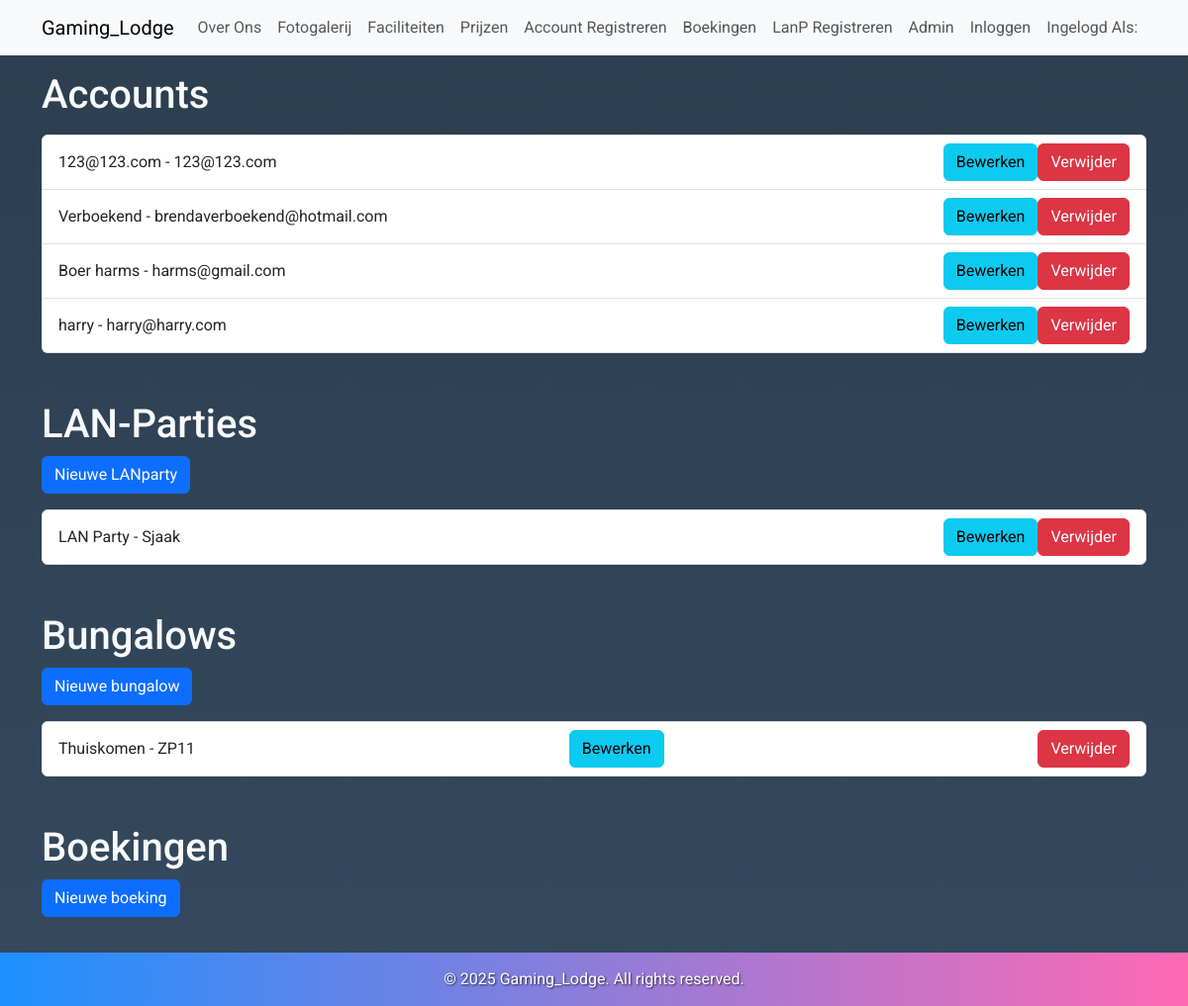
The page /admin on the database its author committed.
### dbmodel.py (models this page shows, shortened)
class KlantTabel(db.Model, UserMixin):
    id = db.Column(db.Integer, primary_key=True)
    username = db.Column(db.String(80), nullable=False)
    email = db.Column(db.String(120), nullable=False)
    password = db.Column(db.String(120), nullable=False)

class LanTabel(db.Model):
    id = db.Column(db.Integer, primary_key=True)
    lannaam = db.Column(db.String(80), nullable=False)
    organisator = db.Column(db.String(80), nullable=False)
    email = db.Column(db.String(120), nullable=False)
    datum = db.Column(db.String(20), nullable=False)
    aantalstoelen = db.Column(db.Integer, nullable=False)
    opmerking = db.Column(db.String(120))

class BungalowTabel(db.Model):
    id = db.Column(db.Integer, primary_key=True)
    bnaam = db.Column(db.String(80), nullable=False)
    adrescode = db.Column(db.String(80), nullable=False)

### routes.py (the view)
@app.route('/admin', methods=['GET', 'POST', 'DELETE'])
def klanten():
    users = KlantTabel.query.all()
    parties = LanTabel.query.all()
    boekingen = BoekingTabel.query.all()
    bungalows = BungalowTabel.query.all()
    print(boekingen)
    return render_template('admin.html', users=users, parties=parties, boekingen=boekingen, bungalows=bungalows)

### app.py (called while the page is built)
@app.before_request
def create_tables():
    db.create_all()

### templates/admin.html (shortened to what this page needs)
{% extends "base.html" %}
{% block content %}
<h1>Accounts</h1>
<ul class="list-group mt-3">
  {% for user in users %}
  <li class="list-group-item d-flex justify-content-between align-items-center">
    {{ user.username }} - {{ user.email }}
    <div class="btn-group" role="group">
      <form method="POST" action="/klant/update/{{ user.id }}" class="d-inline">
        <button type="submit" class="btn btn-info">Bewerken</button>
      </form>
      <form method="POST" action="/klant/verwijder/{{ user.id }}" class="d-inline">
        <button type="submit" class="btn btn-danger">Verwijder</button>
      </form>
    </div>
  </li>
  {% endfor %}
</ul>
<h1 class="mt-5">LAN-Parties</h1>
<a class="btn btn-primary" href="/klant/toevoegen">Nieuwe LANparty</a>
<ul class="list-group mt-3">
  {% for party in parties %}
  <li class="list-group-item d-flex justify-content-between align-items-center">
    {{ party.lannaam }} - {{ party.organisator }}
    <div class="btn-group" role="group">
      <form method="POST" action="/lanp/update/{{ party.id }}" class="d-inline">
        <button type="submit" class="btn btn-info">Bewerken</button>
      </form>
      <form method="POST" action="/lanp/verwijder/{{ party.id }}" class="d-inline">
        <button type="submit" class="btn btn-danger">Verwijder</button>
      </form>
    </div>
  </li>
  {% endfor %}
</ul>
<h1 class="mt-5">Bungalows</h1>
<a class="btn btn-primary" href="/bungalow/aanmaken">Nieuwe bungalow</a>
<ul class="list-group mt-3">
  {% for bungalow in bungalows %}
  <li class="list-group-item d-flex justify-content-between align-items-center">
    {{ bungalow.bnaam }} - {{ bungalow.adrescode }}
    <form method="POST" action="/bungalow/update/{{ bungalow.id }}" class="d-inline">
      <button type="submit" class="btn btn-info">Bewerken</button>
    </form>
    <form method="POST" action="/bungalow/verwijder/{{ bungalow.id }}" class="d-inline">
      <button type="submit" class="btn btn-danger">Verwijder</button>
    </form>
  </li>
  {% endfor %}
</ul>
<h1 class="mt-5">Boekingen</h1>
<a class="btn btn-primary" href="/boeking/toevoegen">Nieuwe boeking</a>
{% endblock %}

### templates/base.html (shortened to what this page needs)
<!DOCTYPE html>
<html lang="en">
<head>
    <link rel="stylesheet" href="https://cdn.jsdelivr.net/npm/bootstrap@5.3.0/dist/css/bootstrap.min.css">
</head>
<body>
    <nav class="navbar navbar-expand-lg navbar-light bg-light">
        <div class="container">
            <a class="navbar-brand" href="/">Gaming_Lodge</a>
            <div class="collapse navbar-collapse" id="navbarNav">
                <ul class="navbar-nav me-auto">
                    <li class="nav-item"><a class="nav-link" href="/overons">Over Ons</a></li>
                    <li class="nav-item"><a class="nav-link" href="/fotogalerij">Fotogalerij</a></li>
                    <li class="nav-item"><a class="nav-link" href="/faciliteiten">Faciliteiten</a></li>
                    <li class="nav-item"><a class="nav-link" href="/prijslijst">Prijzen</a></li>
                    <li class="nav-item"><a class="nav-link" href="/registreren">Account Registreren</a></li>
                    <li class="nav-item"><a class="nav-link" href="/boekingsformulier">Boekingen</a></li>
                    <li class="nav-item"><a class="nav-link" href="/reglan">LanP Registreren</a></li>
                    <li class="nav-item"><a class="nav-link" href="/admin">Admin</a></li>
                    <li class="nav-item"><a class="nav-link" href="/login">Inloggen</a></li>
                    <li class="nav-item">
                        <a class="nav-link" href="/account-wijzigen">Ingelogd Als: {{ current_user.username }}</a>
                    </li>
                </ul>
            </div>
        </div>
    </nav>
    <div class="container mt-3">
        {% block content %}{% endblock %}
    </div>
    <footer>
        <p>&copy; 2025 Gaming_Lodge. All rights reserved.</p>
    </footer>
</body>
</html>

### templates/base.html (style rules this page uses)
body { font-family: 'Roboto', sans-serif; margin: 0; padding: 0; background: linear-gradient(to bottom, #2c3e50, #34495e); color: #f8f9fa; }
footer { background: linear-gradient(90deg, #1e90ff, #ff69b4); color: #fff; padding: 15px 0; text-align: center; margin-top: 20px; text-shadow: 1px 1px 2px rgba(0, 0, 0, 0.7); }
footer p { margin: 0; font-size: 1em; }

### rows shown on the page
KlantTabel: username "123@123.com", email "123@123.com"
KlantTabel: username "Verboekend", email "brendaverboekend@hotmail.com"
KlantTabel: username "Boer harms", email "harms@gmail.com"
KlantTabel: username "harry", email "harry@harry.com"
LanTabel: lannaam "LAN Party", organisator "Sjaak"
BungalowTabel: bnaam "Thuiskomen", adrescode "ZP11"
